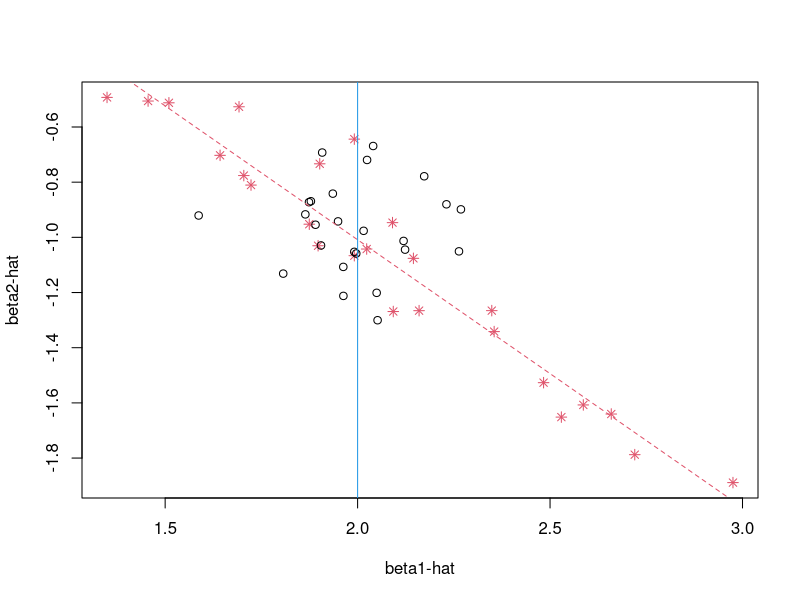
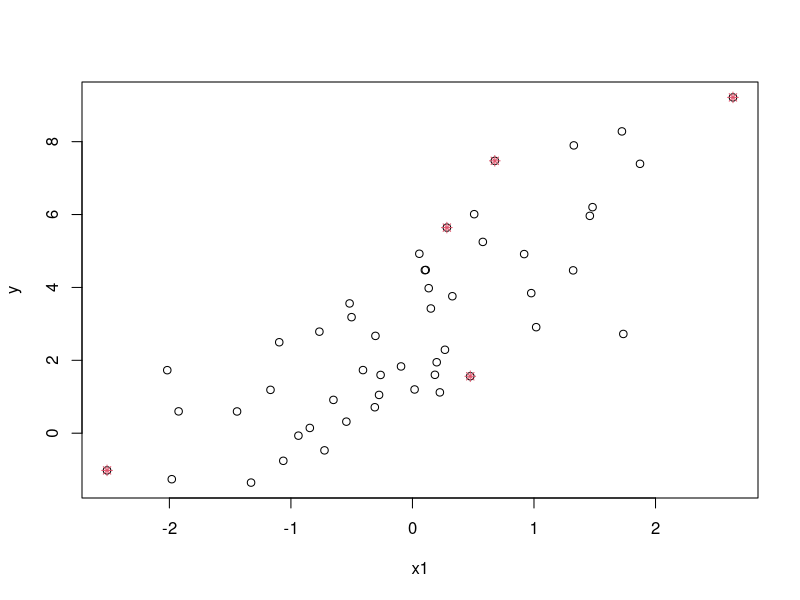
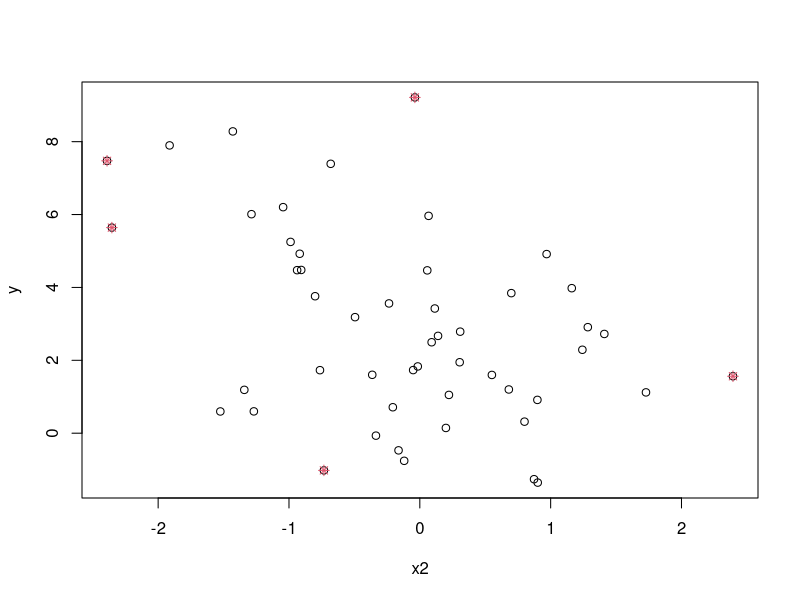
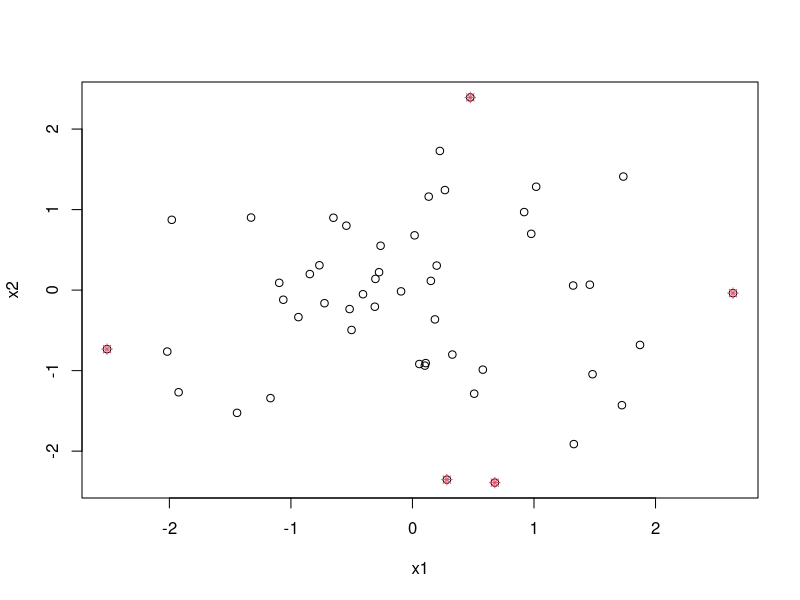
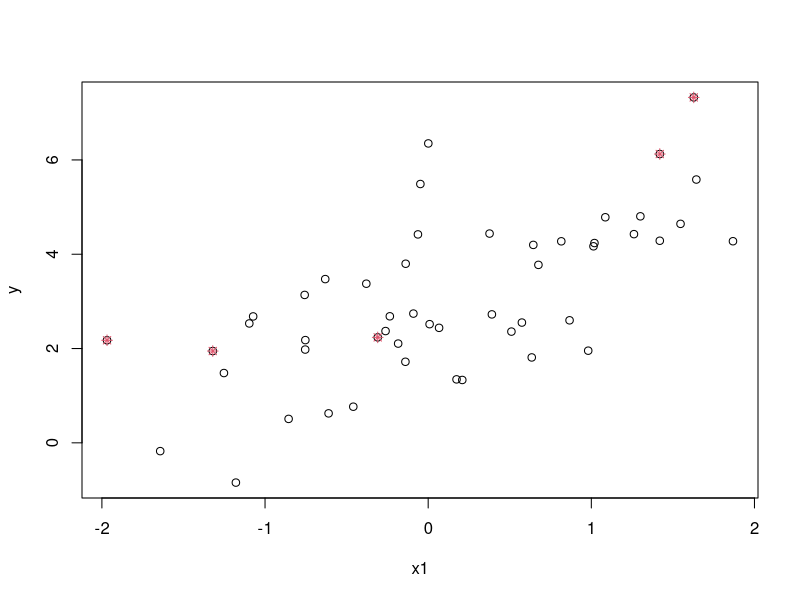
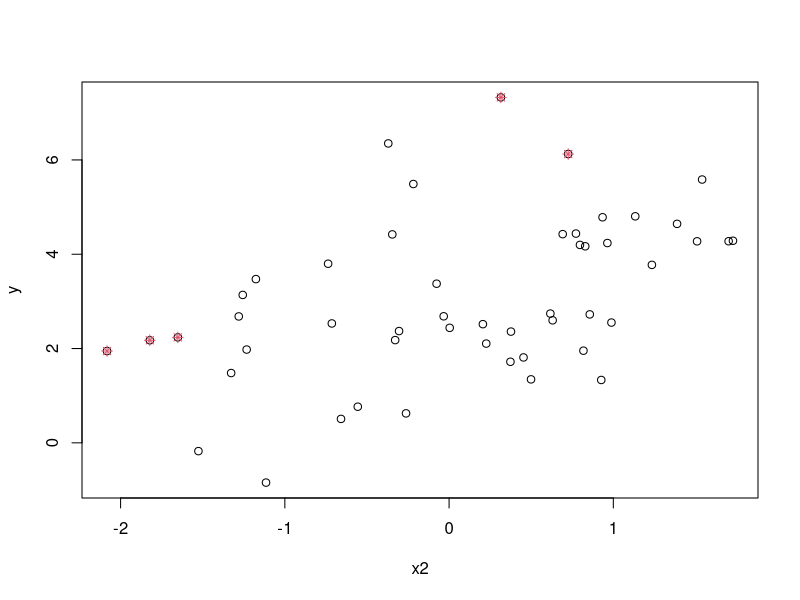
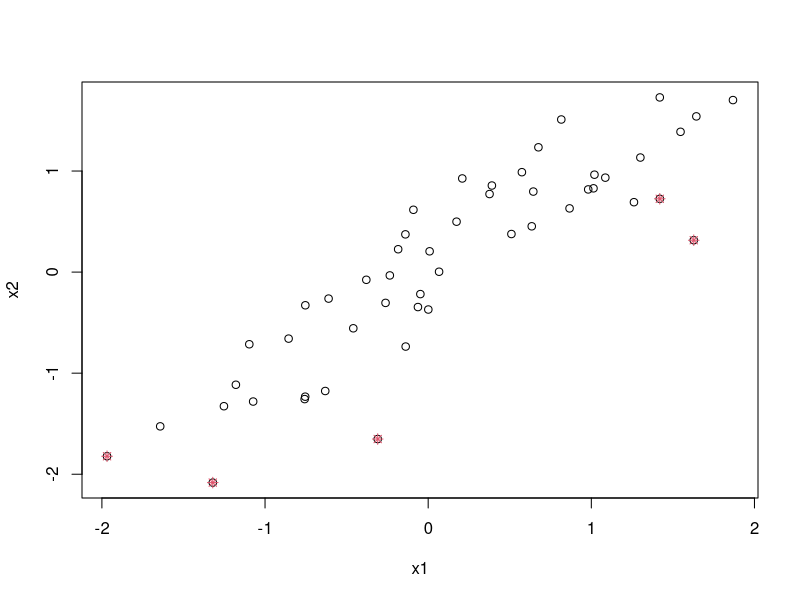

Source code (R) for these figures, in order:
## ---- chunk 1
###################################################
### chunk number 1: l5-ch1
###################################################
#line 125 "Lecture5.Rnw"
### simulated data sets - effect of collinearity of covariates
library(MASS)
# need this library for multivariate normal simulation
x<-mvrnorm(50,mu=c(0,0),Sigma=matrix(c(1,0,0,1),2,2)) ## creates two independent x-variables
x1<-x[,1]; x2<-x[,2]
Coefs<-matrix(0,25,2) ## to store beta1 and beta2 for 25 different data sets
for (kk in (1:25)) {
  y<-3+2*x1-1*x2+rnorm(50) ## a data set
  mm<-lm(y~x1+x2)
  Coefs[kk,]<-mm$coef[2:3] }
## now create a set of correlated x's
xcorr<-mvrnorm(50,mu=c(0,0),Sigma=matrix(c(1,.9,.9,1),2,2)) ## creates two independent x-variables
x1<-xcorr[,1]; x2<-xcorr[,2]
Coefscor<-matrix(0,25,2) ## to store beta1 and beta2 for 25 different data sets
for (kk in (1:25)) {
  y<-3+2*x1-1*x2+rnorm(50) ## a data set
  mm<-lm(y~x1+x2)
  Coefscor[kk,]<-mm$coef[2:3] }
plot(Coefscor[,1],Coefscor[,2],pch=8,col=2,xlab="beta1-hat",ylab="beta2-hat")
points(Coefs[,1],Coefs[,2])
m2<-lm(Coefscor[,2]~Coefscor[,1])
lines(sort(Coefscor[,1]),m2$fit[sort.list(Coefscor[,1])],lty=2,col=2)
abline(v=2,col=4)
abline(h=1,col=4)
p<-locator()
## ---- chunk 2
###################################################
### chunk number 2: l5-ch2
###################################################
#line 162 "Lecture5.Rnw"
## repeating to summarize the effect on the t-test/inference
library(MASS)
x<-mvrnorm(50,mu=c(0,0),Sigma=matrix(c(1,0,0,1),2,2)) ## creates two independent x-variables
x1<-x[,1]; x2<-x[,2]; y<-3+2*x1-1*x2+rnorm(50)
mm<-lm(y~x1+x2)
ms<-summary(mm)
print(ms)
library(xtable)
xtable(summary(mm), caption="Regression summary - uncorrelated x's", label="tab:l5-ch2")
p<-locator()
## ---- chunk 3
###################################################
### chunk number 3: l5-ch2b
###################################################
#line 174 "Lecture5.Rnw"
library(MASS)
xcorr<-mvrnorm(50,mu=c(0,0),Sigma=matrix(c(1,.9,.9,1),2,2)) ## creates two independent x-variables
x1<-xcorr[,1]; x2<-xcorr[,2]; y<-3+2*x1-1*x2+rnorm(50)
mm2<-lm(y~x1+x2)
ms2<-summary(mm2)
print(ms2)
library(xtable)
xtable(summary(mm2), caption="Regression summary - correlated x's", label="tab:l5-ch2b")
p<-locator()
## ---- chunk 4
###################################################
### chunk number 4: l5-lev1a
###################################################
#line 233 "Lecture5.Rnw"
## to show how collinearity shows up as leverage
library(MASS)
x<-mvrnorm(50,mu=c(0,0),Sigma=matrix(c(1,0,0,1),2,2)) ## creates two independent x-variables
x1<-x[,1]; x2<-x[,2]
y<-3+2*x1-1*x2+rnorm(50) ## a data set
mm<-lm(y~x1+x2)
mmhat<-lm.influence(mm)$hat ## leverage values
maxhat<-sort.list(mmhat,decreasing=T)[1:5]
plot(x1,y,xlab="x1",ylab="y")
points(x1[maxhat],y[maxhat],pch=8,col=2)
p<-locator()
## ---- chunk 5
###################################################
### chunk number 5: l5-lev1b
###################################################
#line 246 "Lecture5.Rnw"
plot(x2,y,xlab="x2",ylab="y")
points(x2[maxhat],y[maxhat],pch=8,col=2)
p<-locator()
## ---- chunk 6
###################################################
### chunk number 6: l5-lev1c
###################################################
#line 251 "Lecture5.Rnw"
plot(x1,x2,xlab="x1",ylab="x2")
points(x1[maxhat],x2[maxhat],pch=8,col=2)
p<-locator()
## ---- chunk 7
###################################################
### chunk number 7: l5-lev2a
###################################################
#line 256 "Lecture5.Rnw"
xcorr<-mvrnorm(50,mu=c(0,0),Sigma=matrix(c(1,.9,.9,1),2,2)) ## creates two independent x-variables
x1<-xcorr[,1]; x2<-xcorr[,2]
y<-3+2*x1-1*x2+rnorm(50) ## a data set
mm<-lm(y~x1+x2)
mmhat<-lm.influence(mm)$hat ## leverage values
maxhat<-sort.list(mmhat,decreasing=T)[1:5]
plot(x1,y,xlab="x1",ylab="y")
points(x1[maxhat],y[maxhat],pch=8,col=2)
p<-locator()
## ---- chunk 8
###################################################
### chunk number 8: l5-lev2b
###################################################
#line 267 "Lecture5.Rnw"
plot(x2,y,xlab="x2",ylab="y")
points(x2[maxhat],y[maxhat],pch=8,col=2)
p<-locator()
## ---- chunk 9
###################################################
### chunk number 9: l5-lev2c
###################################################
#line 272 "Lecture5.Rnw"
plot(x1,x2,xlab="x1",ylab="x2")
points(x1[maxhat],x2[maxhat],pch=8,col=2)
p<-locator()
